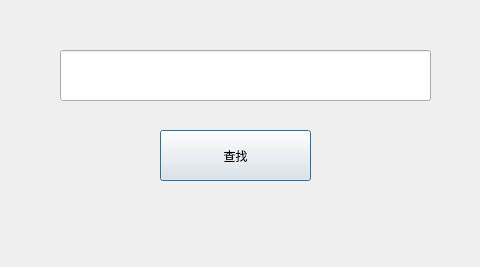
<?xml version="1.0" encoding="UTF-8"?>
<ui version="4.0">
 <class>Dialog</class>
 <widget class="QDialog" name="Dialog">
  <property name="geometry">
   <rect>
    <x>0</x>
    <y>0</y>
    <width>480</width>
    <height>267</height>
   </rect>
  </property>
  <property name="windowTitle">
   <string>Dialog</string>
  </property>
  <widget class="QLineEdit" name="lineEdit">
   <property name="geometry">
    <rect>
     <x>60</x>
     <y>50</y>
     <width>371</width>
     <height>51</height>
    </rect>
   </property>
  </widget>
  <widget class="QPushButton" name="pushButton">
   <property name="geometry">
    <rect>
     <x>160</x>
     <y>130</y>
     <width>151</width>
     <height>51</height>
    </rect>
   </property>
   <property name="text">
    <string>查找</string>
   </property>
  </widget>
 </widget>
 <resources/>
 <connections/>
</ui>
